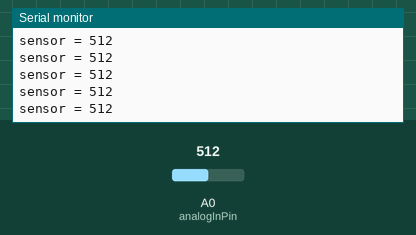
Simulated run of this sketch. Board: Arduino Uno, built with avr-gcc and run on an emulated ATmega328P. Parts: the last lines printed to the serial monitor. The test bench sets the inputs (shaded band); at power-on: A0 (analogInPin) = 512.

Above: at 8.7 s.
8.8 s: A0 (analogInPin) set to 989
At 9.3 s:
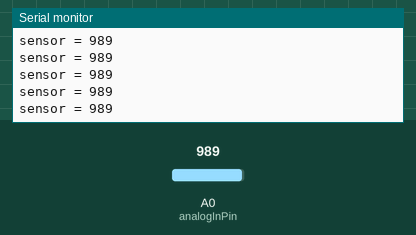
10.3 s: A0 (analogInPin) set to 1015
At 11.0 s:
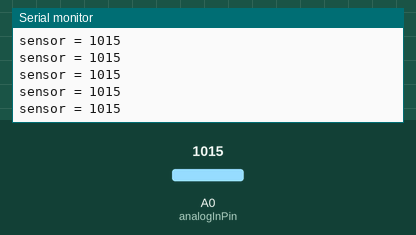
Timing chart, 0 to 13.3 s (numbered marks = the images above; inputs shaded):
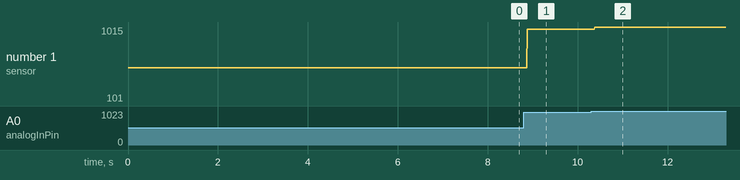

Measured:
- after the input at 8.8 s, the serial monitor: prints a new line after 0.08 s (image 1)
- after the input at 10.3 s, the serial monitor: prints a new line after 0.08 s (image 2)
- plotted number 1: 512 → 989 after the input at 8.8 s, 989 → 101 after the input at 10.3 s

The sketch:

AnalogInOutSerial.ino
```cpp
const int analogInPin = A0;  // Analog input pin that the potentiometer is attached to
int sensorValue=0;
void setup() {
  Serial.begin(9600);
}

void loop() {
   sensorValue = analogRead(analogInPin);

  Serial.print("sensor = ");
  Serial.println(sensorValue);


}
```
